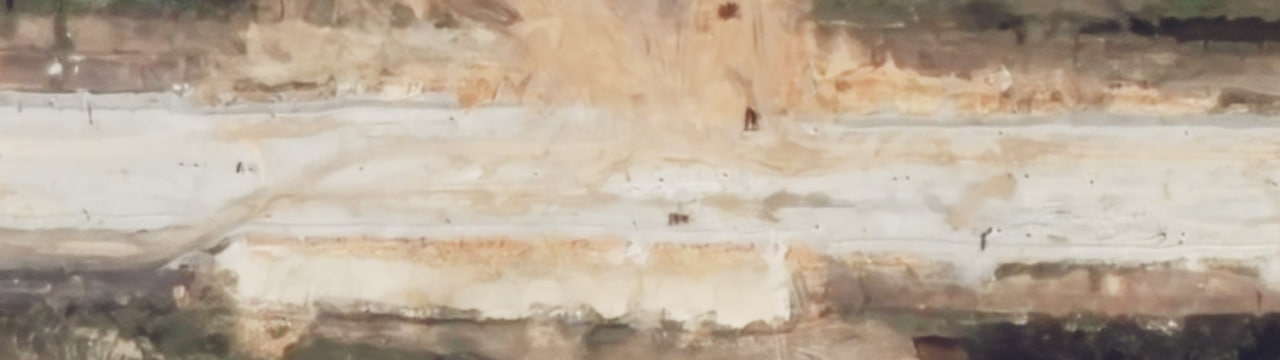
#> input picture data/base_course/1.jpg, 1280 x 360 px
$ python -i preprocessing.py   (imports and definitions only)
#> lines starting #> are read from the running program, lines starting #| are printed output that depends on the picture
#> further down, picture is the input picture: shape (360, 1280, 3); mean B, G, R 151.7, 169, 184.2
"""
Preprocessing Module for Road Surface Layer Analyzer
Handles noise reduction, contrast enhancement, and color space conversion.

CSC566 Image Processing Mini Project
"""

import cv2
import numpy as np
from typing import Tuple, Optional, Literal

from .config import PREPROCESSING_CONFIG


def apply_noise_filter(
    image: np.ndarray,
    method: Literal["gaussian", "median", "bilateral"] = "median",
    kernel_size: int = 3
) -> np.ndarray:
    """
    Apply noise reduction filter to image.

    Args:
        image: Input image (BGR or grayscale)
        method: Filter type - "gaussian", "median", or "bilateral"
        kernel_size: Size of filter kernel (must be odd)

    Returns:
        Filtered image
    """
#> called with method = 'median', kernel_size = 3
    # Ensure kernel size is odd
    if kernel_size % 2 == 0:
        kernel_size += 1

    if method == "gaussian":
        return cv2.GaussianBlur(image, (kernel_size, kernel_size), 0)

    elif method == "median":
        return cv2.medianBlur(image, kernel_size)

    elif method == "bilateral":
        # Bilateral filter preserves edges while smoothing
        d = kernel_size
        sigma_color = 75
        sigma_space = 75
        return cv2.bilateralFilter(image, d, sigma_color, sigma_space)

    else:
        raise ValueError(f"Unknown filter method: {method}")


def enhance_contrast(
    image: np.ndarray,
    method: Literal["histogram_eq", "clahe", "gamma"] = "clahe",
    clip_limit: float = 2.0,
    tile_grid_size: Tuple[int, int] = (8, 8),
    gamma: float = 1.0
) -> np.ndarray:
    """
    Enhance image contrast using various methods.

    Args:
        image: Input image (BGR or grayscale)
        method: Enhancement method - "histogram_eq", "clahe", or "gamma"
        clip_limit: CLAHE clip limit (for CLAHE method)
        tile_grid_size: CLAHE tile grid size (for CLAHE method)
        gamma: Gamma value for gamma correction (for gamma method)

    Returns:
        Contrast-enhanced image
    """
#> called with method = 'clahe', clip_limit = 2, tile_grid_size = (8, 8), gamma = 1
    # Convert to grayscale if needed for some operations
    if len(image.shape) == 3:
        is_color = True
        # For color images, convert to LAB and enhance L channel
        if method in ["histogram_eq", "clahe"]:
            lab = cv2.cvtColor(image, cv2.COLOR_BGR2LAB)
#> lab: shape (360, 1280, 3); mean of channels 0, 1, 2 177.8, 130.8, 139
            l_channel = lab[:, :, 0]
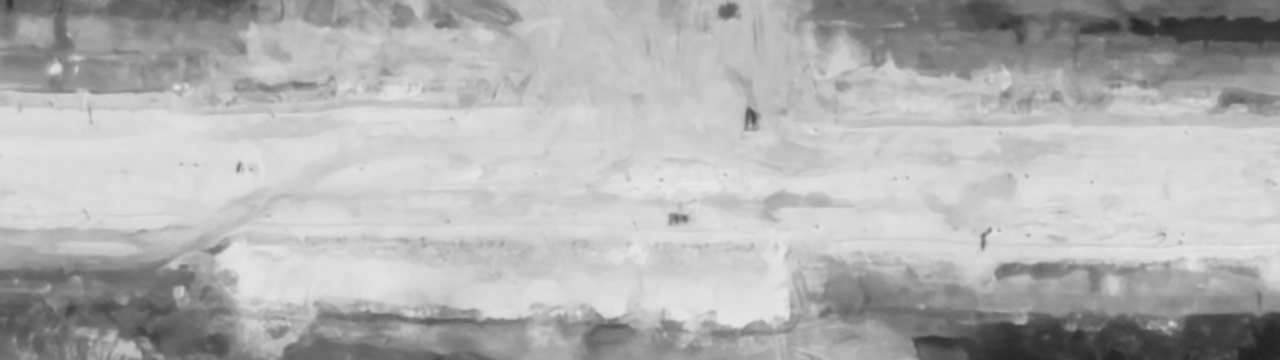
#> l_channel: shape (360, 1280); min 33, max 232, mean 177.8
        else:
            is_color = True
    else:
        is_color = False
        l_channel = image.copy()

    if method == "histogram_eq":
        enhanced_l = cv2.equalizeHist(l_channel)

        if is_color:
            lab[:, :, 0] = enhanced_l
            return cv2.cvtColor(lab, cv2.COLOR_LAB2BGR)
        return enhanced_l

    elif method == "clahe":
        clahe = cv2.createCLAHE(
            clipLimit=clip_limit,
            tileGridSize=tile_grid_size
        )
        enhanced_l = clahe.apply(l_channel)
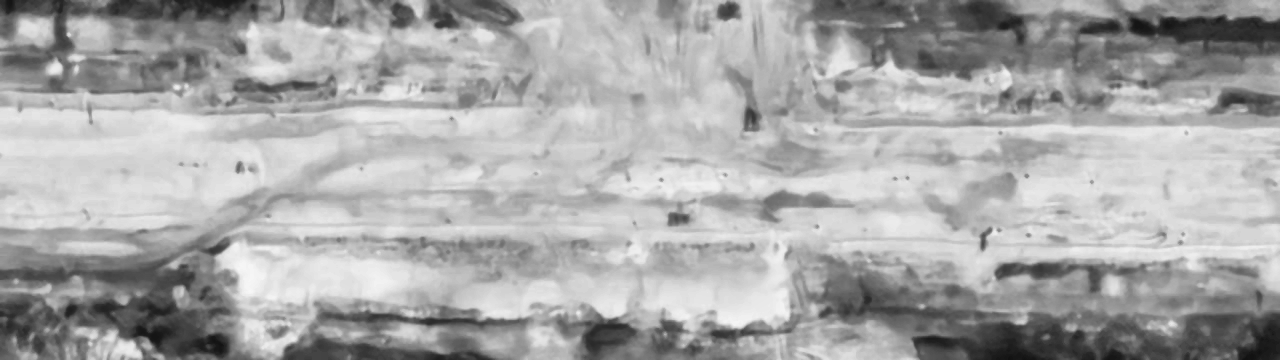
#> enhanced_l: shape (360, 1280); min 17, max 247, mean 168

        if is_color:
            lab[:, :, 0] = enhanced_l
#> lab: shape (360, 1280, 3); mean of channels 0, 1, 2 168, 130.8, 139
            return cv2.cvtColor(lab, cv2.COLOR_LAB2BGR)
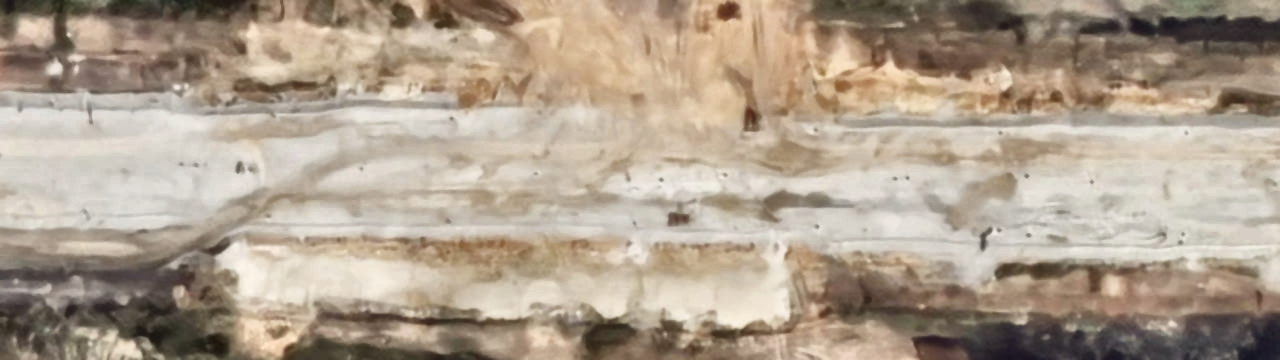
#> returned value: shape (360, 1280, 3); mean B, G, R 142.2, 159.3, 174.2
        return enhanced_l

    elif method == "gamma":
        # Gamma correction
        # gamma < 1 brightens image, gamma > 1 darkens image
        table = np.array([
            ((i / 255.0) ** gamma) * 255
            for i in np.arange(0, 256)
        ]).astype("uint8")

        return cv2.LUT(image, table)

    else:
        raise ValueError(f"Unknown enhancement method: {method}")


# [94 lines left out: functions convert_color_space, resize_image, normalize_image, not called in this run]


def preprocess_image(
    image: np.ndarray,
    denoise: Optional[str] = "median",
    denoise_kernel: int = 3,
    enhance: Optional[str] = "clahe",
    enhance_clip_limit: float = 2.0,
    color_space: str = "bgr",
    resize_to: Optional[Tuple[int, int]] = None,
    normalize: bool = False
) -> np.ndarray:
    """
    Complete preprocessing pipeline for road surface images.

    Args:
        image: Input BGR image
        denoise: Noise filter method (None to skip)
        denoise_kernel: Kernel size for noise filter
        enhance: Contrast enhancement method (None to skip)
        enhance_clip_limit: CLAHE clip limit
        color_space: Output color space
        resize_to: Target size (width, height) or None
        normalize: Whether to normalize to 0-1 range

    Returns:
        Preprocessed image
    """
    result = image.copy()

    # Step 1: Resize if needed
    if resize_to is not None:
        result = resize_image(result, target_size=resize_to)

    # Step 2: Denoise
    if denoise is not None:
        result = apply_noise_filter(result, method=denoise, kernel_size=denoise_kernel)

    # Step 3: Enhance contrast
    if enhance is not None:
        result = enhance_contrast(result, method=enhance, clip_limit=enhance_clip_limit)

    # Step 4: Convert color space
    if color_space != "bgr":
        result = convert_color_space(result, target_space=color_space)

    # Step 5: Normalize
    if normalize:
        result = normalize_image(result, method="minmax")

    return result


# [29 lines left out: function get_image_info, not called in this run]

>>> import cv2
>>> picture = cv2.imread('../data/base_course/1.jpg')
>>> result = preprocess_image(picture)

$ run again, on data/base_course/10.jpg
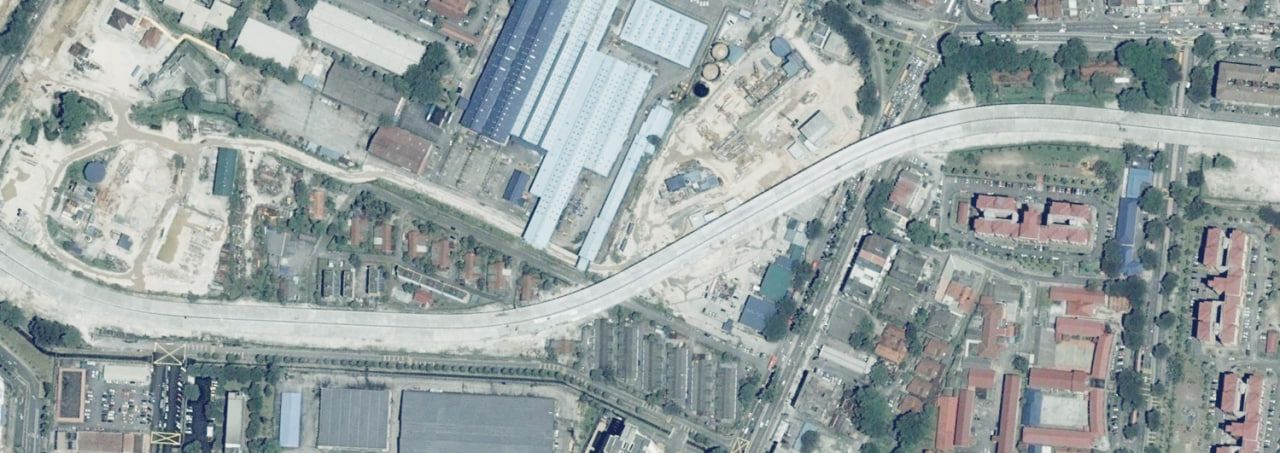
#> input picture data/base_course/10.jpg, 1280 x 453 px
#> picture is the input picture: shape (453, 1280, 3); mean B, G, R 160.6, 161, 150.9
#> in enhance_contrast, `l_channel = lab[:, :, 0]`:
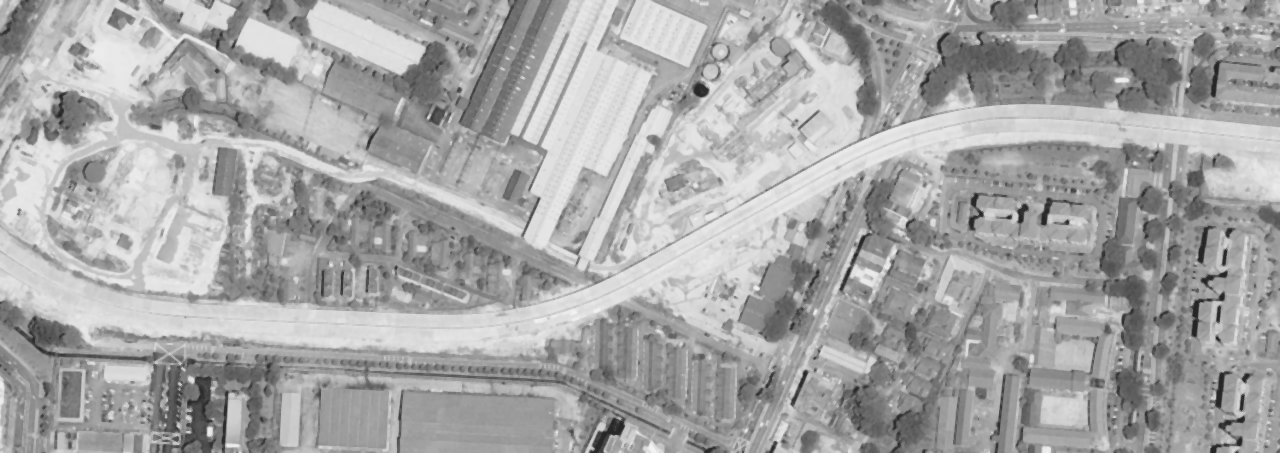
#> l_channel: shape (453, 1280); min 33, max 243, mean 166.4
#> in enhance_contrast, `return cv2.cvtColor(lab, cv2.COLOR_LAB2BGR)`:
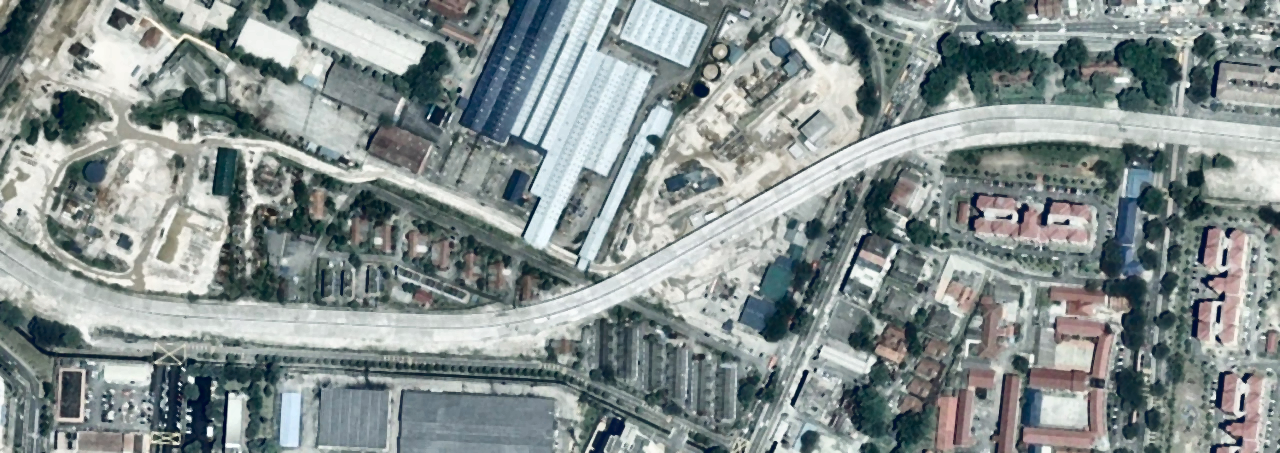
#> returned value: shape (453, 1280, 3); mean B, G, R 143.5, 144.2, 134.1

$ run again, on data/base_course/11.jpg
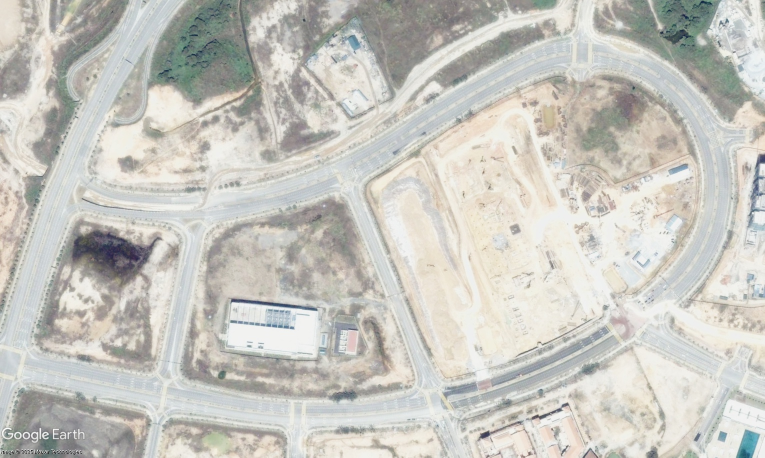
#> input picture data/base_course/11.jpg, 1529 x 915 px (shown at 1/2 size)
#> picture is the input picture: shape (915, 1529, 3); mean B, G, R 192.1, 198.4, 199.4
#> in enhance_contrast, `enhanced_l = clahe.apply(l_channel)`:
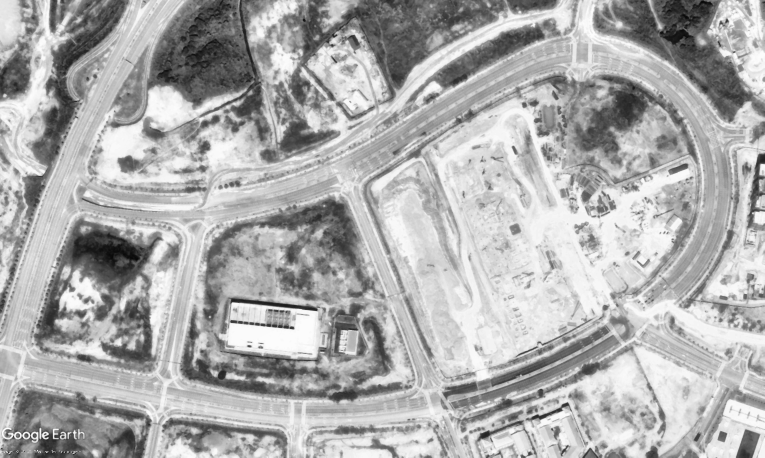
#> enhanced_l: shape (915, 1529) (shown at 1/2 size); min 0, max 254, mean 173.6
#> in enhance_contrast, `return cv2.cvtColor(lab, cv2.COLOR_LAB2BGR)`:
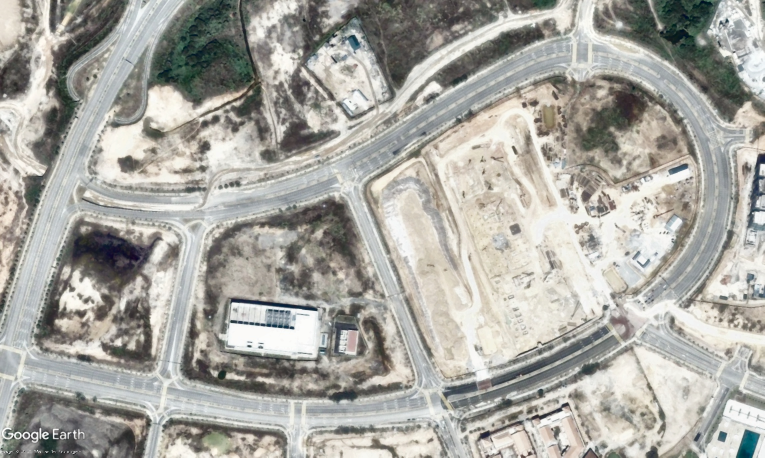
#> returned value: shape (915, 1529, 3) (shown at 1/2 size); mean B, G, R 161.9, 168.1, 169.1

$ run again, on data/base_course/12.jpg
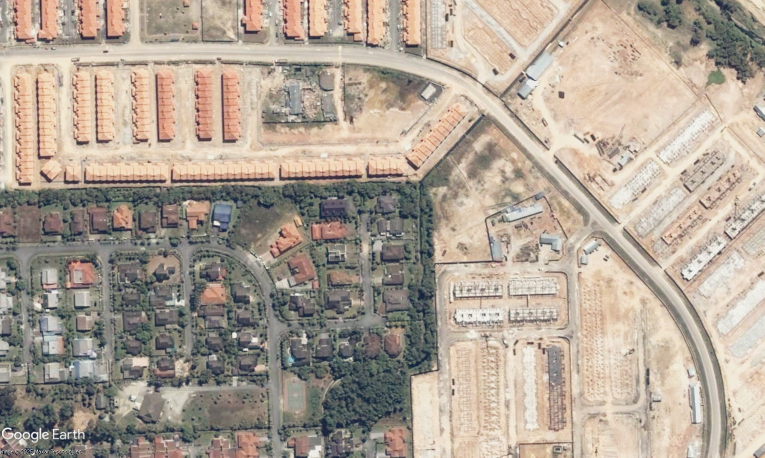
#> input picture data/base_course/12.jpg, 1529 x 915 px (shown at 1/2 size)
#> picture is the input picture: shape (915, 1529, 3); mean B, G, R 149.1, 162.2, 174.4
#> in enhance_contrast, `enhanced_l = clahe.apply(l_channel)`:
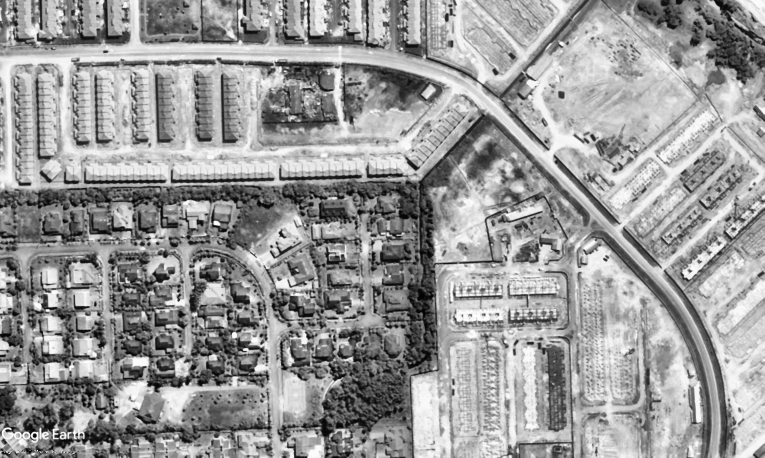
#> enhanced_l: shape (915, 1529) (shown at 1/2 size); min 0, max 255, mean 153.4
#> in enhance_contrast, `return cv2.cvtColor(lab, cv2.COLOR_LAB2BGR)`:
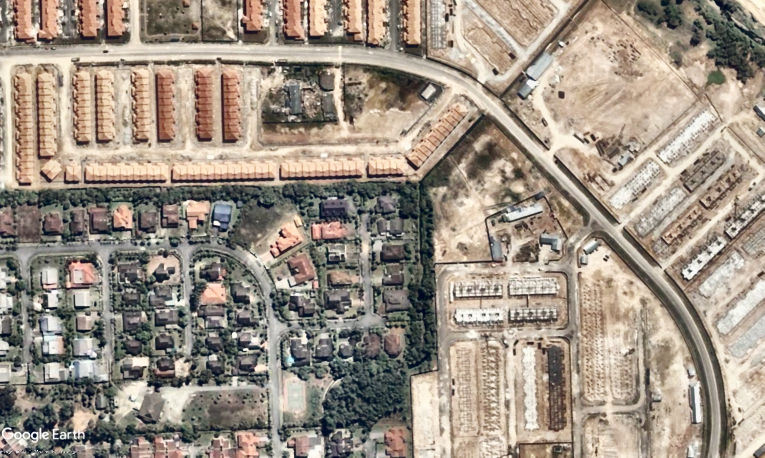
#> returned value: shape (915, 1529, 3) (shown at 1/2 size); mean B, G, R 132.7, 145.6, 157.1
